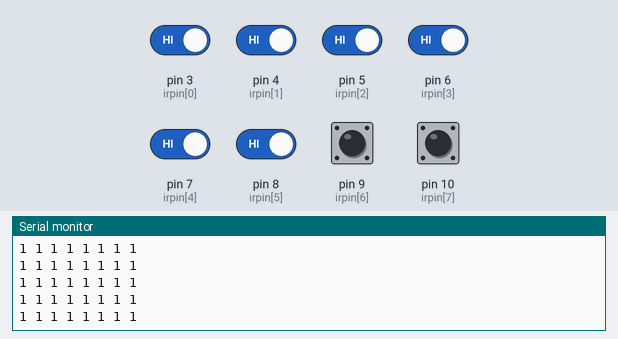
A sketch run on a simulated Arduino Uno, built with avr-gcc and run on an emulated ATmega328P. Parts: the last lines printed to the serial monitor. The test bench sets the inputs (shaded band); at power-on: pin 3 (irpin[0]), pin 4 (irpin[1]), pin 5 (irpin[2]), pin 6 (irpin[3]), pin 7 (irpin[4]), pin 8 (irpin[5]), pin 9 (irpin[6]), pin 10 (irpin[7]) HIGH.

Above: at 1.2 s.
1.3 s: pin 3 (irpin[0]) driven LOW
At 2.4 s:
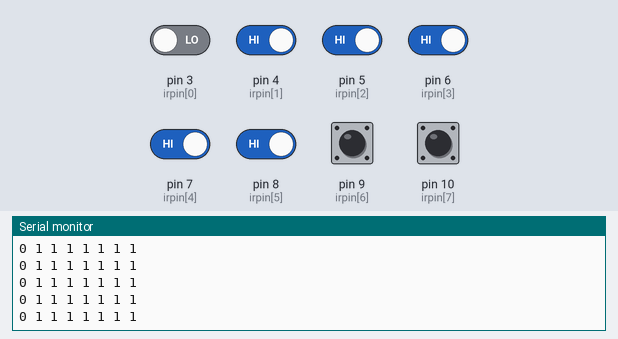
4.3 s: pin 4 (irpin[1]) driven LOW
At 5.3 s:
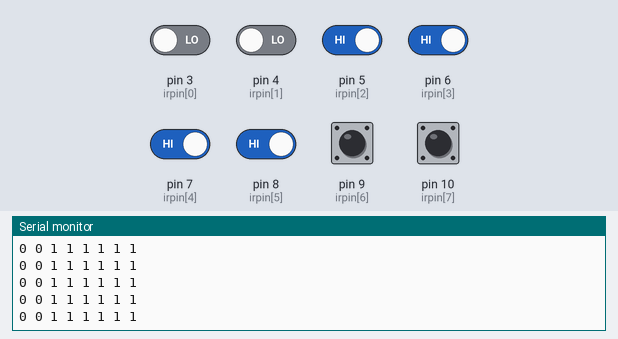
7.3 s: pin 5 (irpin[2]) driven LOW
At 8.3 s:
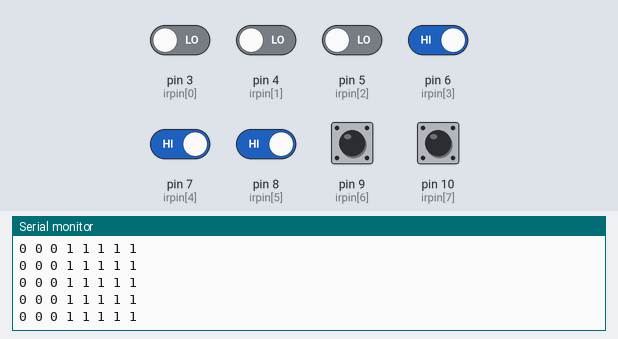
10.3 s: pin 6 (irpin[3]) driven LOW
At 11.1 s:
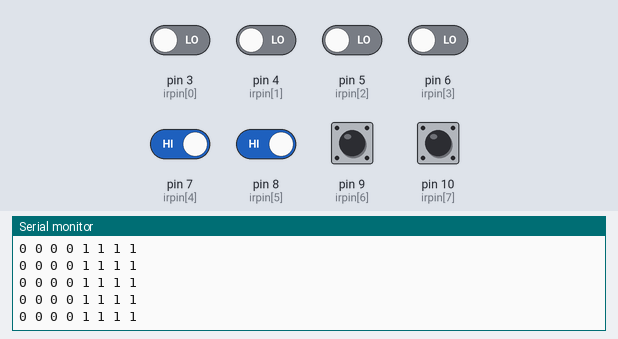
13.3 s: pin 7 (irpin[4]) driven LOW
At 14.2 s:
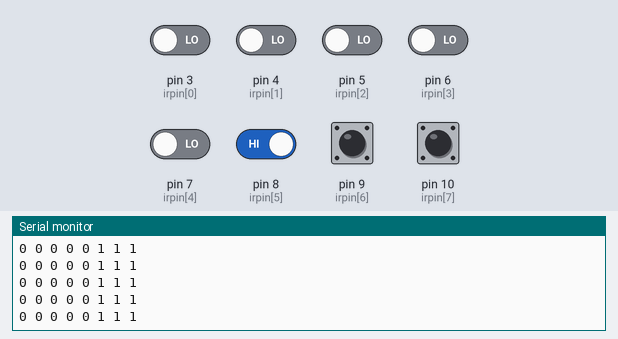
14.8 s: pin 8 (irpin[5]) driven LOW
At 15.9 s:
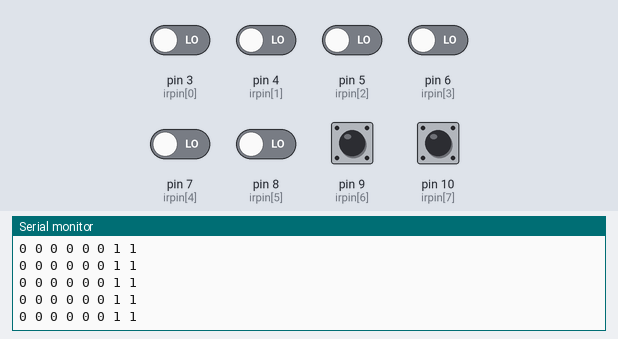

Measured:
- after the input at 1.3 s, the serial monitor: prints a new line after 0.08 s (image 1)
- after the input at 4.3 s, the serial monitor: prints a new line after 0.07 s (image 2)
- after the input at 7.3 s, the serial monitor: prints a new line after 0.07 s (image 3)
- after the input at 10.3 s, the serial monitor: prints a new line after 0.07 s (image 4)
- after the input at 13.3 s, the serial monitor: prints a new line after 0.08 s (image 5)
- after the input at 14.8 s, the serial monitor: prints a new line after 0.06 s (image 6)

The sketch:

8_line_follower_array_sensor.ino
```cpp
int irpin[8]={3,4,5,6,7,8,9,10};
int s[100];
int i;
void setup() {
  // put your setup code here, to run once:
Serial.begin(9600);
 for(i=0;i<8;i++)
 {
pinMode(irpin[i],INPUT);
}
}

void loop() {
  // put your main code here, to run repeatedly:
  for(i=0;i<8;i++)
  {
s[i]=digitalRead(irpin[i]);
Serial.print(s[i]);
Serial.print(" ");

}
 Serial.println(" ");
}
```
